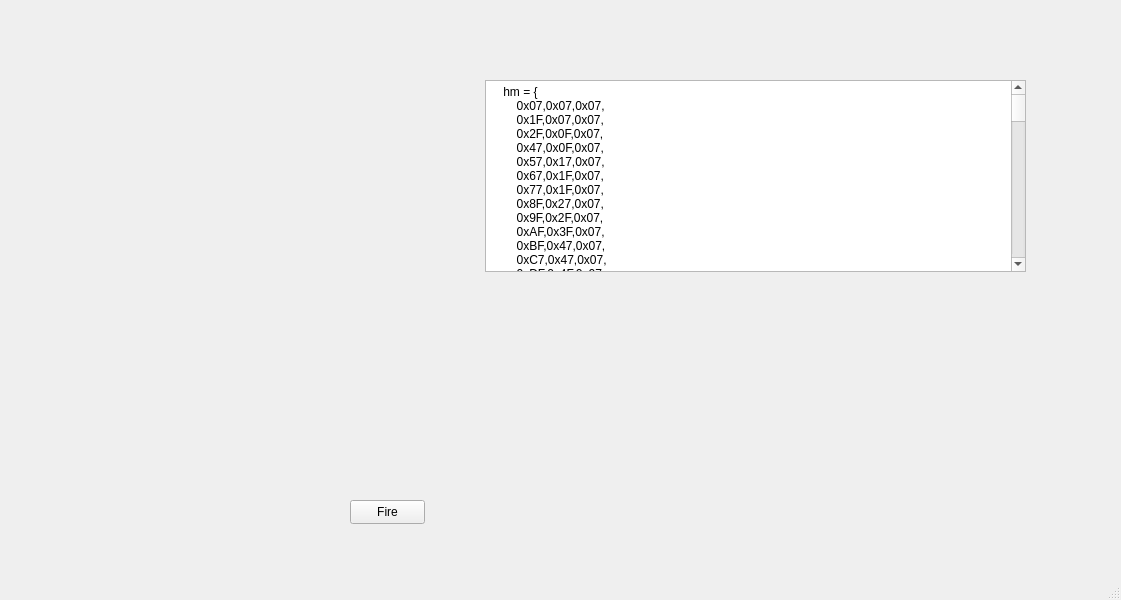
<?xml version="1.0" encoding="UTF-8"?>
<ui version="4.0">
 <class>MainWindow</class>
 <widget class="QMainWindow" name="MainWindow">
  <property name="geometry">
   <rect>
    <x>0</x>
    <y>0</y>
    <width>1121</width>
    <height>600</height>
   </rect>
  </property>
  <property name="windowTitle">
   <string>MainWindow</string>
  </property>
  <widget class="QWidget" name="centralwidget">
   <widget class="QPushButton" name="startButton">
    <property name="geometry">
     <rect>
      <x>350</x>
      <y>500</y>
      <width>75</width>
      <height>24</height>
     </rect>
    </property>
    <property name="text">
     <string>Fire</string>
    </property>
   </widget>
   <widget class="LcdScreen" name="screen" native="true">
    <property name="geometry">
     <rect>
      <x>40</x>
      <y>50</y>
      <width>421</width>
      <height>371</height>
     </rect>
    </property>
    <property name="autoFillBackground">
     <bool>true</bool>
    </property>
   </widget>
   <widget class="LuaTextInput" name="luaTextInput">
    <property name="geometry">
     <rect>
      <x>485</x>
      <y>80</y>
      <width>541</width>
      <height>192</height>
     </rect>
    </property>
    <property name="plainText">
     <string>    hm = {
        0x07,0x07,0x07,
        0x1F,0x07,0x07,
        0x2F,0x0F,0x07,
        0x47,0x0F,0x07,
        0x57,0x17,0x07,
        0x67,0x1F,0x07,
        0x77,0x1F,0x07,
        0x8F,0x27,0x07,
        0x9F,0x2F,0x07,
        0xAF,0x3F,0x07,
        0xBF,0x47,0x07,
        0xC7,0x47,0x07,
        0xDF,0x4F,0x07,
        0xDF,0x57,0x07,
        0xDF,0x57,0x07,
        0xD7,0x5F,0x07,
        0xD7,0x5F,0x07,
        0xD7,0x67,0x0F,
        0xCF,0x6F,0x0F,
        0xCF,0x77,0x0F,
        0xCF,0x7F,0x0F,
        0xCF,0x87,0x17,
        0xC7,0x87,0x17,
        0xC7,0x8F,0x17,
        0xC7,0x97,0x1F,
        0xBF,0x9F,0x1F,
        0xBF,0x9F,0x1F,
        0xBF,0xA7,0x27,
        0xBF,0xA7,0x27,
        0xBF,0xAF,0x2F,
        0xB7,0xAF,0x2F,
        0xB7,0xB7,0x2F,
        0xB7,0xB7,0x37,
        0xCF,0xCF,0x6F,
        0xDF,0xDF,0x9F,
        0xEF,0xEF,0xC7,
        0xFF,0xFF,0xFF
    }

screen = Lua_LcdScreen_Adapter(LcdScreen)
screenHeight = screen:getHeight()
screen:toQdebug(screenHeight)
screenWidth = screen:getWidth()
screen:toQdebug(screenWidth)
math.randomseed( os.time() )
math.random(); math.random(); math.random()
firevalues = {}
for i = 1, (screenHeight*screenWidth), 1 do
	firevalues[i] = 0;
end 
for i = screenHeight, (screenHeight - (screenHeight*0.1)), -1 do
    for j = 1, screenWidth,1 do
        firevalues[(i*screenWidth)+j] = 36;
    end
end					

function spreadFire(src)
	dst = src - screenWidth + (math.random(0,6)-3)
	if dst &lt; 0 then
		dst = 0
	end
	if dst &gt; (screenHeight*screenWidth) then
		dst = (screenHeight*screenWidth)
	end
	if firevalues[src] &gt; 0 then
		firevalues[dst] = firevalues[src] - (math.random(100)/100);
		if firevalues[dst]&lt; 0 then
			firevalues[dst] = 0
		end
	end

end

function drawFire()
	for y=screenHeight,1,-1 do
		for x=1, screenWidth, 1 do
			spreadFire((y * screenWidth)+x)
		end
	end

	value = 0
	screenvalues = {}
	index = 1;
	for y=screenHeight,1,-1 do
		for x=1, screenWidth, 1 do
			val = math.floor(firevalues[(y * screenWidth) + x ]) * 3
			val = val+1
			screenvalues[index] = hm[val]
			screenvalues[index + 1] = hm[val + 1]
			screenvalues[index + 2] = hm[val + 2]
			index = index + 3
		end				
	end
	screen:writeBufferScreenSetPixel(screenWidth,screenHeight,screenvalues)

end

for i = 0, (10*5), 1 do
	drawFire()
	screen:refresh()
	screen:sleepMs(1)
end </string>
    </property>
    <property name="placeholderText">
     <string/>
    </property>
   </widget>
  </widget>
  <widget class="QStatusBar" name="statusbar"/>
 </widget>
 <customwidgets>
  <customwidget>
   <class>LuaTextInput</class>
   <extends>QPlainTextEdit</extends>
   <header>luatextinput.h</header>
  </customwidget>
  <customwidget>
   <class>LcdScreen</class>
   <extends>QWidget</extends>
   <header location="global">lcdscreen.h</header>
   <container>1</container>
  </customwidget>
 </customwidgets>
 <resources/>
 <connections/>
</ui>
